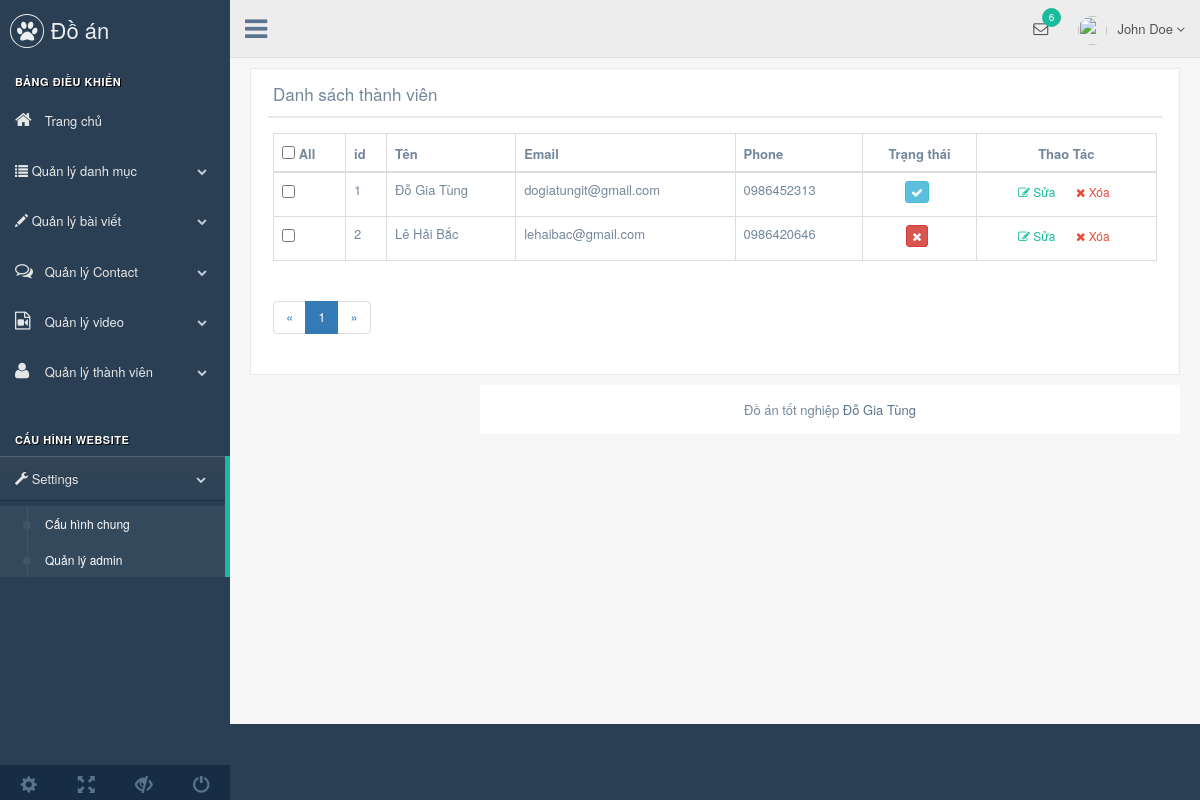
Screenshot of /admin/modules/users/index.php with the database file from the repository.
### tables this page shows
CREATE TABLE `users` (
  `id` int(11) NOT NULL,
  `name` varchar(255) DEFAULT NULL,
  `email` varchar(255) DEFAULT NULL,
  `password` varchar(255) DEFAULT NULL,
  `phone` char(15) DEFAULT NULL,
  `address` varchar(155) DEFAULT NULL,
  `action` tinyint(4) NOT NULL DEFAULT '0',
  `admin_id` int(11) DEFAULT '0',
  `created_at` timestamp NULL DEFAULT NULL,
  `updated_at` timestamp NULL DEFAULT NULL ON UPDATE CURRENT_TIMESTAMP
);

### libraries/Database.php (called while the page is built, shortened)
<?php
    class Database
    {
        public $link;
        public function __construct()
        {
            $this->link = mysqli_connect("localhost","root","","DoGiaTung") or die ();
            mysqli_set_charset($this->link,"utf8");
        }
        public function countTable($table)
        {
            $sql = "SELECT id FROM  {$table}";
            $result = mysqli_query($this->link, $sql) or die("Lỗi Truy Vấn countTable----" .mysqli_error($this->link));
            $num = mysqli_num_rows($result);
            return $num;
        }
        public  function fetchJone($table,$sql ,$page = 0,$row ,$pagi = false )
        {
            $data = [];
            if ($pagi == true )
            {
                $total = $this->countTable($table);
                $sotrang = ceil($total / $row);
                $start = ($page - 1 ) * $row ;
                $sql .= " LIMIT $start,$row";
                $data = [ "page" => $sotrang];
                $result = mysqli_query($this->link,$sql) or die("Lỗi truy vấn fetchJone ---- " .mysqli_error($this->link));
            }
            else
            {
                $result = mysqli_query($this->link,$sql) or die("Lỗi truy vấn fetchJone ---- " .mysqli_error($this->link));
            }
            if( $result)
            {
                while ($num = mysqli_fetch_assoc($result))
                {
                    $data[] = $num;
                }
            }
            return $data;
        }
    }
?>

### admin/autoload/autoload.php (called while the page is built, shortened)
<?php
    require_once __DIR__ . "/../../libraries/Database.php";
    $db = new Database();

### admin/modules/users/index.php (the view, shortened to what this page needs)
<?php
include __DIR__ ."/../../autoload/autoload.php";
if(isset($_GET['page']))
{
    $p = $_GET['page'];
}
else
{
    $p = 1;
}
$sql = " SELECT * FROM users WHERE 1";
$users = $db->fetchJone('users',$sql,$p, 5,true);
if(isset($users['page']))
{
    $sotrang =  $users['page'];
    unset($users['page']);
}
?>
<?php
    include __DIR__ ."/../../layouts/header.php";
 ?>
<div class="right_col" role="main">
   <div class="x_panel">
         <div class="x_title">
        <h2>Danh sách thành viên   </h2>
        <div class="clearfix"></div>
    </div>
    <div class="x_content">
        <table class="table table-bordered" >
            <thead>
                <tr>
                    <th> <input type="checkbox" name="" id="checkall" > All</th>
                    <th> id </th>
                    <th> Tên </th>
                    <th> Email </th>
                    <th> Phone </th>
                    <th class="text-center"> Trạng thái</th>
                    <th class="text-center"> Thao Tác </th>
                </tr>
            </thead>
            <tbody>
                <?php foreach($users as $item) :?>
                <tr>
                   <td><input type="checkbox" name="checkid[]" class="checkone" value="<?php echo $item['id'] ?>"></td>
                   <td><?php echo $item['id'] ?></td>
                   <td><?php echo $item['name'] ?></td>
                   <td><?php echo $item['email'] ?></td>
                   <td><?php echo $item['phone'] ?></td>
                   <td class="text-center">
                       <?php if($item['action'] == 1) :?>
                            <a href="action.php?id=<?php echo $item['id'] ?>" title="" class="btn btn-info btn-xs"><i class="fa fa-check"></i></a>
                       <?php else :?>
                             <a href="action.php?id=<?php echo $item['id'] ?>" title="" class="btn btn-danger btn-xs"><i class="fa fa-times"></i></a>
                       <?php endif ;?>
                   </td>
                    <td class="text-center">
                         <a href="edit.php?id=<?php echo $item['id'] ?>" class="btn default btn-xs green"><i class="fa fa-edit"></i> Sửa</a>
                        <a href="delete.php?id=<?php echo $item['id'] ?>" class="btn default btn-xs red confirmation" > <i class="fa fa-times"></i> Xóa</a>
                    </td>
                </tr>
                <?php endforeach ; ?>
            </tbody>
        </table>
        <nav aria-label="Page navigation" class="clearfix">
                        <ul class="pagination" >
                            <li>
                                <a href=""  aria-label="Previous">
                                    <span aria-hidden="true">&laquo;</span>
                                </a>
                            </li>
                            <?php for(  $i = 1 ; $i <= $sotrang ; $i++ ) : ?>
                                <?php
                                if(isset($_GET['page']))
                                {
                                    $p = $_GET['page'];
                                }
                                else
                                {
                                    $p = 1;
                                }
                                ?>
                                <li class="<?php echo ($i == $p) ? 'active' : ''  ?>">
                                    <a href="?page=<?php echo $i ;?>"><?php echo $i; ?></a>
                                </li>
                            <?php endfor; ?>
                            <li>
                                <a href="" aria-label="Next">
                                    <span aria-hidden="true">&raquo;</span>
                                </a>
                            </li>
                        </ul>
                    </nav>
    </div>
    </div>
<?php
     include __DIR__ ."/../../layouts/footer.php";
?>

### rows the page displays
users: id "1", name "Đỗ Gia Tùng", email "dogiatungit@gmail.com", phone "0986452313"
users: id "2", name "Lê Hải Bắc", email "lehaibac@gmail.com", phone "0986420646"
